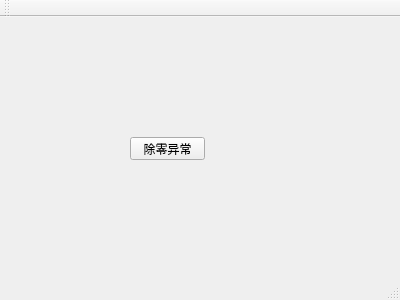
<?xml version="1.0" encoding="UTF-8"?>
<ui version="4.0">
 <class>MainWindow</class>
 <widget class="QMainWindow" name="MainWindow">
  <property name="geometry">
   <rect>
    <x>0</x>
    <y>0</y>
    <width>400</width>
    <height>300</height>
   </rect>
  </property>
  <property name="windowTitle">
   <string>MainWindow</string>
  </property>
  <widget class="QWidget" name="centralWidget">
   <widget class="QPushButton" name="pushButton">
    <property name="geometry">
     <rect>
      <x>130</x>
      <y>120</y>
      <width>75</width>
      <height>23</height>
     </rect>
    </property>
    <property name="text">
     <string>除零异常</string>
    </property>
   </widget>
  </widget>
  <widget class="QMenuBar" name="menuBar">
   <property name="geometry">
    <rect>
     <x>0</x>
     <y>0</y>
     <width>400</width>
     <height>23</height>
    </rect>
   </property>
  </widget>
  <widget class="QToolBar" name="mainToolBar">
   <attribute name="toolBarArea">
    <enum>TopToolBarArea</enum>
   </attribute>
   <attribute name="toolBarBreak">
    <bool>false</bool>
   </attribute>
  </widget>
  <widget class="QStatusBar" name="statusBar"/>
 </widget>
 <layoutdefault spacing="6" margin="11"/>
 <resources/>
 <connections/>
</ui>
